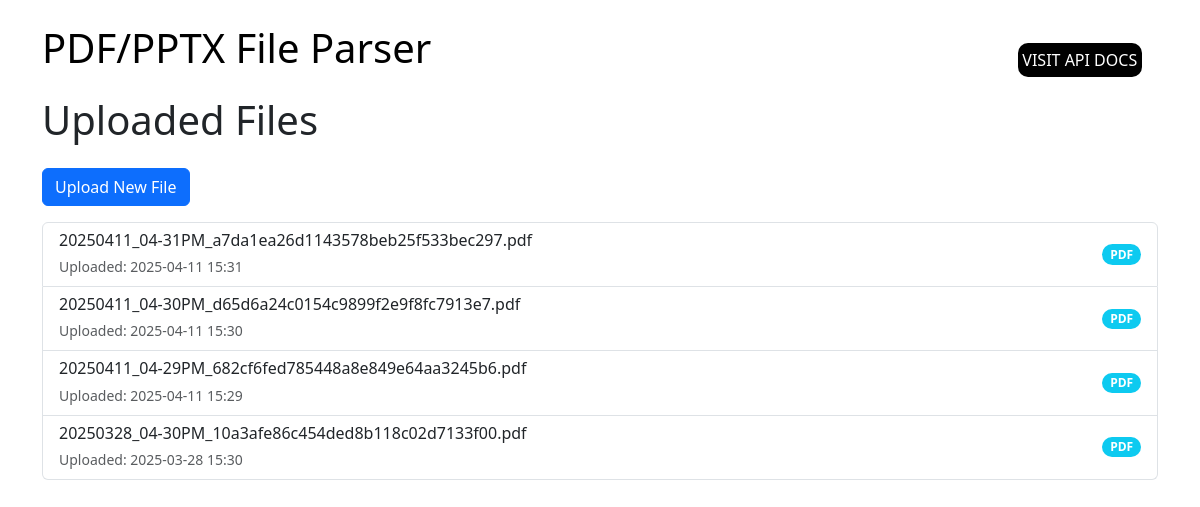
Before: /files with the older database file.
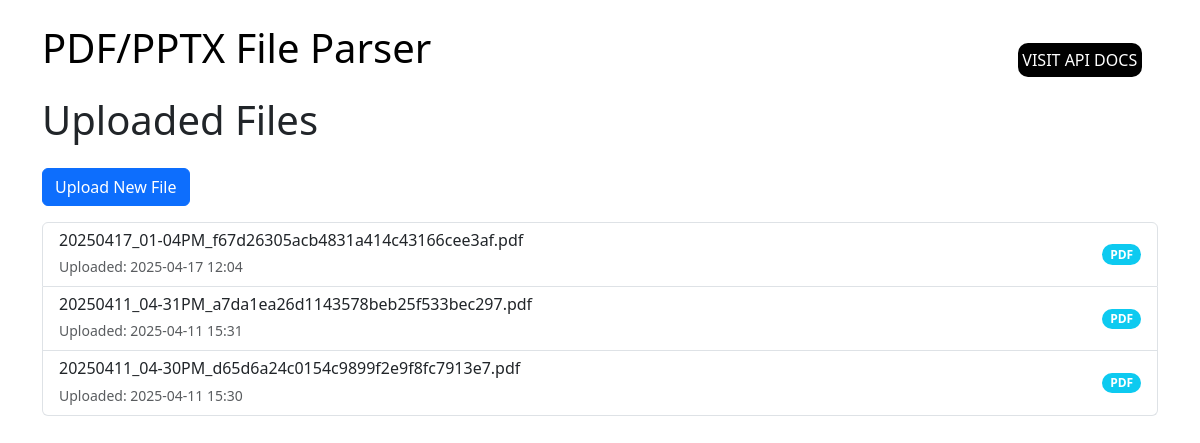
After: the same page with the newer database file.
### web/models.py (models this page shows)
class FileUploaded(db.Model):
    id = db.Column(db.Integer, primary_key=True)
    filename = db.Column(db.String(200), nullable=False)
    file_type = db.Column(db.String(20), nullable=False)
    upload_date = db.Column(db.DateTime, default=datetime.utcnow)

### web/routes.py (the view)
@web_bp.route('/files')
def list_files():
    files = FileUploaded.query.order_by(FileUploaded.upload_date.desc()).all()
    return render_template("files.html", files=files)

### templates/files.html
{% extends "base.html" %}
{% block content %}
<h1 class="mb-4">Uploaded Files</h1>
<a href="{{ url_for('web.index') }}" class="btn btn-primary mb-3">Upload New File</a>
<div class="list-group">
    {% for file in files %}
    <a href="{{ url_for('web.view_file', file_id=file.id) }}"
       class="list-group-item list-group-item-action d-flex justify-content-between align-items-center">
        <div>
            <h6 class="mb-1">{{ file.filename }}</h6>
            <small class="text-muted">Uploaded: {{ file.upload_date.strftime('%Y-%m-%d %H:%M') }}</small>
        </div>
        <span class="badge bg-{{ 'info' if file.file_type == 'pdf' else 'warning' }} rounded-pill">
            {{ file.file_type|upper }}
        </span>
    </a>
    {% endfor %}
</div>
{% endblock %}

Changed rows visible on the page:
removed FileUploaded: filename "20250411_04-29PM_682cf6fed785448a8e849e64aa3245b6.pdf", upload_date "2025-04-11 15:29", file_type "PDF"
removed FileUploaded: filename "20250328_04-30PM_10a3afe86c454ded8b118c02d7133f00.pdf", upload_date "2025-03-28 15:30", file_type "PDF"
added FileUploaded: filename "20250417_01-04PM_f67d26305acb4831a414c43166cee3af.pdf", upload_date "2025-04-17 12:04", file_type "PDF"
